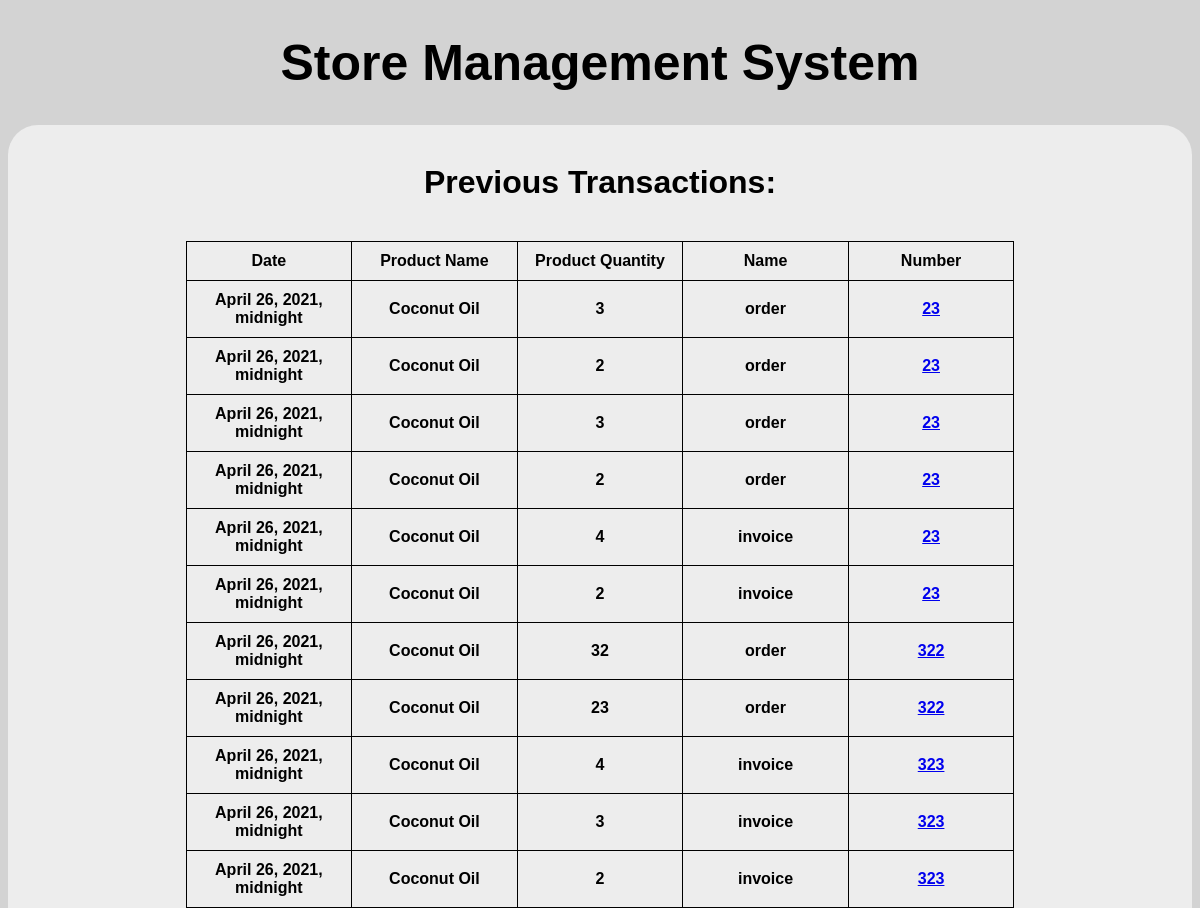
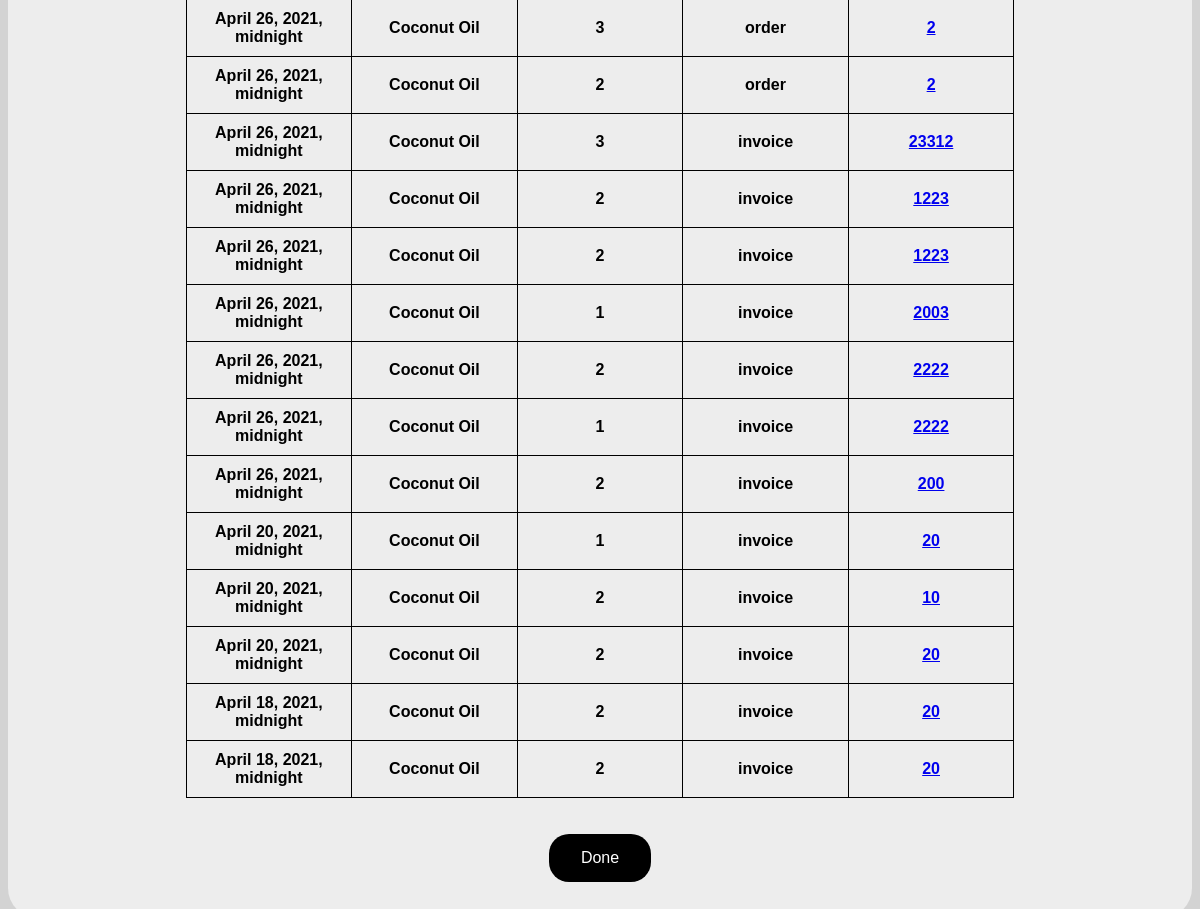
Page /product/Coconut Oil on the earlier database version (2 pictures, top to bottom).
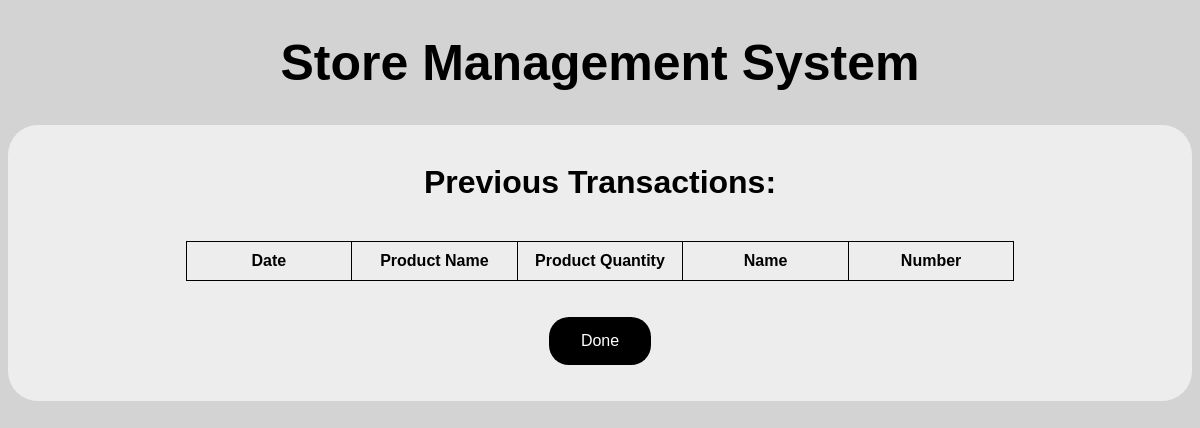
Same page on the later database version.
### storedb/models.py (models this page shows, shortened)
class Transactions(models.Model):
    date = models.DateTimeField()
    prod_name = models.CharField(max_length=30)
    prod_quant = models.IntegerField()
    name = models.CharField(max_length=20)
    number = models.CharField(max_length=15)

### storedb/views.py (the view)
# urls.py: path('product/<prod_name>', views.product_trans),
def product_trans(request, prod_name):
    prod_trans_list = Transactions.objects.order_by('-id').filter(prod_name=prod_name)
    return render(request, 'prod_trans_list.html', {'prod_trans_list': prod_trans_list})

### storedb/templates/prod_trans_list.html (shortened to what this page needs)
{% extends "base.html" %}
{% block content %}
<center>
    <h1>Previous Transactions:</h1><br>
<table>
       <tr>
           <td>Date</td>
           <td>Product Name</td>
           <td>Product Quantity</td>
           <td>Name</td>
           <td>Number</td>
       </tr>
{% for t in prod_trans_list %}
        <tr>
            <td>{{t.date}}</td>
            <td>{{t.prod_name}}</td>
            <td>{{t.prod_quant}}</td>
            <td>{{t.name}}</td>
            <td><a href="{{t.name}}/{{t.number}}">{{t.number}}</a></td>
        </tr>
{% endfor %}
</table><br><br>
<form action="cancel" method="post">
            <button type="submit">Done</button>
    </form>
<br><br>
{% endblock content %}

Differences in the rows shown:
removed Transactions: date "April 26, 2021, midnight", prod_name "Coconut Oil", prod_quant "3", name "order", number "23"
removed Transactions: date "April 26, 2021, midnight", prod_name "Coconut Oil", prod_quant "2", name "order", number "23"
removed Transactions: date "April 26, 2021, midnight", prod_name "Coconut Oil", prod_quant "3", name "order", number "23"
removed Transactions: date "April 26, 2021, midnight", prod_name "Coconut Oil", prod_quant "2", name "order", number "23"
removed Transactions: date "April 26, 2021, midnight", prod_name "Coconut Oil", prod_quant "4", name "invoice", number "23"
removed Transactions: date "April 26, 2021, midnight", prod_name "Coconut Oil", prod_quant "2", name "invoice", number "23"
removed Transactions: date "April 26, 2021, midnight", prod_name "Coconut Oil", prod_quant "32", name "order", number "322"
removed Transactions: date "April 26, 2021, midnight", prod_name "Coconut Oil", prod_quant "23", name "order", number "322"
removed Transactions: date "April 26, 2021, midnight", prod_name "Coconut Oil", prod_quant "4", name "invoice", number "323"
removed Transactions: date "April 26, 2021, midnight", prod_name "Coconut Oil", prod_quant "3", name "invoice", number "323"
removed Transactions: date "April 26, 2021, midnight", prod_name "Coconut Oil", prod_quant "2", name "invoice", number "323"
removed Transactions: date "April 26, 2021, midnight", prod_name "Coconut Oil", prod_quant "3", name "order", number "2"
removed Transactions: date "April 26, 2021, midnight", prod_name "Coconut Oil", prod_quant "2", name "order", number "2"
removed Transactions: date "April 26, 2021, midnight", prod_name "Coconut Oil", prod_quant "3", name "invoice", number "23312"
removed Transactions: date "April 26, 2021, midnight", prod_name "Coconut Oil", prod_quant "2", name "invoice", number "1223"
removed Transactions: date "April 26, 2021, midnight", prod_name "Coconut Oil", prod_quant "2", name "invoice", number "1223"
removed Transactions: date "April 26, 2021, midnight", prod_name "Coconut Oil", prod_quant "1", name "invoice", number "2003"
removed Transactions: date "April 26, 2021, midnight", prod_name "Coconut Oil", prod_quant "2", name "invoice", number "2222"
removed Transactions: date "April 26, 2021, midnight", prod_name "Coconut Oil", prod_quant "1", name "invoice", number "2222"
removed Transactions: date "April 26, 2021, midnight", prod_name "Coconut Oil", prod_quant "2", name "invoice", number "200"
removed Transactions: date "April 20, 2021, midnight", prod_name "Coconut Oil", prod_quant "1", name "invoice", number "20"
removed Transactions: date "April 20, 2021, midnight", prod_name "Coconut Oil", prod_quant "2", name "invoice", number "10"
removed Transactions: date "April 20, 2021, midnight", prod_name "Coconut Oil", prod_quant "2", name "invoice", number "20"
removed Transactions: date "April 18, 2021, midnight", prod_name "Coconut Oil", prod_quant "2", name "invoice", number "20"
removed Transactions: date "April 18, 2021, midnight", prod_name "Coconut Oil", prod_quant "2", name "invoice", number "20"
